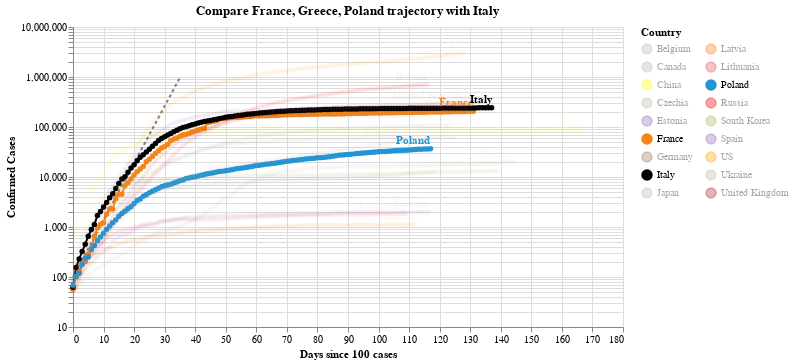

Notebook code for this chart:
### Code cell
#hide_input
chart2 = make_since_chart(dff2, ['France', 'Greece', 'Poland'], baseline_countries)
chart2

### Figure 1 — Vega-Lite specification as saved in the notebook (floating-point values rounded to 4 significant figures; data arrays with more than 128 entries replaced by an {"elided": "..."} marker saying what was removed)
{"config": {"view": {"continuousWidth": 400, "continuousHeight": 300}}, "layer": [{"data": {"name": "data-628230001892d6798b50651be41d1b3e"}, "mark": {"type": "line", "color": "black", "opacity": 0.5, "strokeDash": [3, 3]}, "encoding": {"x": {"type": "quantitative", "field": "Days since 100 cases"}, "y": {"type": "quantitative", "field": "Confirmed Cases"}}}, {"data": {"name": "data-7deaa7412212bc2e7ad0fc5d094992d6"}, "mark": {"type": "line", "point": true}, "encoding": {"color": {"type": "nominal", "field": "Country", "legend": {"columns": 2}, "scale": {"domain": ["Belgium", "Canada", "China", "Czechia", "Estonia", "France", "Germany", "Italy", "Japan", "Latvia", "Lithuania", "Poland", "Russia", "South Korea", "Spain", "US", "Ukraine", "United Kingdom"], "range": ["#C1B7AD", "#C1B7AD", "yellow", "#C1B7AD", "#9467bd", "#F58518", "#9D755D", "black", "#C1B7AD", "#F58518", "#E45756", "#2495D3", "red", "#A1BA59", "#9467bd", "orange", "#C1B7AD", "brown"]}}, "opacity": {"condition": {"value": 1, "selection": "selector005"}, "value": 0.05}, "tooltip": [{"type": "nominal", "field": "Country"}, {"type": "temporal", "field": "Date"}, {"type": "quantitative", "field": "Confirmed Cases"}, {"type": "quantitative", "field": "Days since 100 cases"}], "x": {"type": "quantitative", "field": "Days since 100 cases"}, "y": {"type": "quantitative", "field": "Confirmed Cases", "scale": {"type": "log"}}}, "selection": {"selector005": {"type": "multi", "fields": ["Country"], "bind": "legend", "init": [{"Country": "France"}, {"Country": "Greece"}, {"Country": "Poland"}, {"Country": "Italy"}]}}, "width": 550}, {"data": {"name": "data-7deaa7412212bc2e7ad0fc5d094992d6"}, "mark": {"type": "text", "align": "right", "dy": -8, "fontWeight": "bold"}, "encoding": {"color": {"type": "nominal", "field": "Country", "legend": {"columns": 2}, "scale": {"domain": ["Belgium", "Canada", "China", "Czechia", "Estonia", "France", "Germany", "Italy", "Japan", "Latvia", "Lithuania", "Poland", "Russia", "South Korea", "Spain", "US", "Ukraine", "United Kingdom"], "range": ["#C1B7AD", "#C1B7AD", "yellow", "#C1B7AD", "#9467bd", "#F58518", "#9D755D", "black", "#C1B7AD", "#F58518", "#E45756", "#2495D3", "red", "#A1BA59", "#9467bd", "orange", "#C1B7AD", "brown"]}}, "opacity": {"condition": {"value": 1, "selection": "selector005"}, "value": 0.05}, "text": {"type": "nominal", "field": "Country"}, "tooltip": [{"type": "nominal", "field": "Country"}, {"type": "temporal", "field": "Date"}, {"type": "quantitative", "field": "Confirmed Cases"}, {"type": "quantitative", "field": "Days since 100 cases"}], "x": {"type": "quantitative", "field": "Days since 100 cases"}, "y": {"type": "quantitative", "field": "Confirmed Cases", "scale": {"type": "log"}}}, "transform": [{"filter": "(datum['Date'] >= 1594166400000)"}], "width": 550}], "title": "Compare France, Greece, Poland trajectory with Italy", "$schema": "https://vega.github.io/schema/vega-lite/v4.0.2.json", "datasets": {"data-628230001892d6798b50651be41d1b3e": [{"Days since 100 cases": 0, "Confirmed Cases": 100.0}, {"Days since 100 cases": 1, "Confirmed Cases": 130.0}, {"Days since 100 cases": 2, "Confirmed Cases": 169.0}, {"Days since 100 cases": 3, "Confirmed Cases": 219.7}, {"Days since 100 cases": 4, "Confirmed Cases": 285.6}, {"Days since 100 cases": 5, "Confirmed Cases": 371.3}, {"Days since 100 cases": 6, "Confirmed Cases": 482.7}, {"Days since 100 cases": 7, "Confirmed Cases": 627.5}, {"Days since 100 cases": 8, "Confirmed Cases": 815.7}, {"Days since 100 cases": 9, "Confirmed Cases": 1060.0}, {"Days since 100 cases": 10, "Confirmed Cases": 1379.0}, {"Days since 100 cases": 11, "Confirmed Cases": 1792.0}, {"Days since 100 cases": 12, "Confirmed Cases": 2330.0}, {"Days since 100 cases": 13, "Confirmed Cases": 3029.0}, {"Days since 100 cases": 14, "Confirmed Cases": 3937.0}, {"Days since 100 cases": 15, "Confirmed Cases": 5119.0}, {"Days since 100 cases": 16, "Confirmed Cases": 6654.0}, {"Days since 100 cases": 17, "Confirmed Cases": 8650.0}, {"Days since 100 cases": 18, "Confirmed Cases": 11250.0}, {"Days since 100 cases": 19, "Confirmed Cases": 14620.0}, {"Days since 100 cases": 20, "Confirmed Cases": 19000.0}, {"Days since 100 cases": 21, "Confirmed Cases": 24710.0}, {"Days since 100 cases": 22, "Confirmed Cases": 32120.0}, {"Days since 100 cases": 23, "Confirmed Cases": 41750.0}, {"Days since 100 cases": 24, "Confirmed Cases": 54280.0}, {"Days since 100 cases": 25, "Confirmed Cases": 70560.0}, {"Days since 100 cases": 26, "Confirmed Cases": 91730.0}, {"Days since 100 cases": 27, "Confirmed Cases": 119300.0}, {"Days since 100 cases": 28, "Confirmed Cases": 155000.0}, {"Days since 100 cases": 29, "Confirmed Cases": 201500.0}, {"Days since 100 cases": 30, "Confirmed Cases": 262000.0}, {"Days since 100 cases": 31, "Confirmed Cases": 340600.0}, {"Days since 100 cases": 32, "Confirmed Cases": 442800.0}, {"Days since 100 cases": 33, "Confirmed Cases": 575600.0}, {"Days since 100 cases": 34, "Confirmed Cases": 748300.0}, {"Days since 100 cases": 35, "Confirmed Cases": 972800.0}], "data-7deaa7412212bc2e7ad0fc5d094992d6": {"elided": "2301 records"}}}
